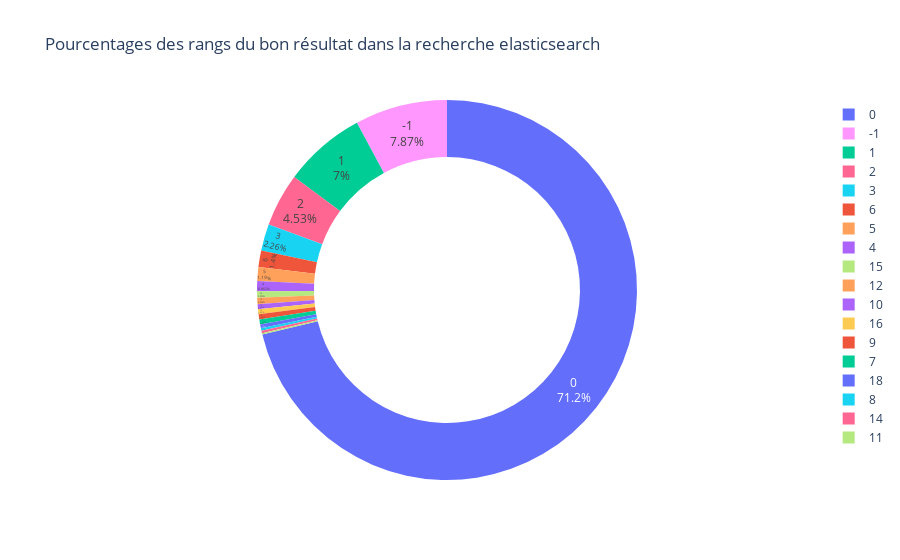

The code cell stored with this chart in its notebook:
### Code cell
fig = px.pie(
    df_test,
    names=rank_columns[-1],
    hole=0.7,
    color=rank_columns[-1],
    title="Pourcentages des rangs du bon résultat dans la recherche elasticsearch",
)
fig.update_traces(textposition="inside", textinfo="percent+label")
fig.show()
plotly.offline.plot(fig, filename=f"../../output/plots/pie_{SEARCH_VERSION}.html")

### Figure 1 — Plotly figure (JSON) as saved in the notebook; plotly's stock layout.template omitted (floating-point values rounded to 4 significant figures; data arrays with more than 128 entries replaced by an {"elided": "..."} marker saying what was removed)
{"data": [{"customdata": {"elided": "928x1 int values"}, "domain": {"x": [0, 1], "y": [0, 1]}, "hole": 0.7, "hovertemplate": "rank_elastic_2.1=%{customdata[0]}<extra></extra>", "labels": {"elided": "928 int values"}, "legendgroup": "", "marker": {"colors": {"elided": "928 str values"}}, "name": "", "showlegend": true, "textinfo": "percent+label", "textposition": "inside", "type": "pie"}], "layout": {"autosize": true, "legend": {"tracegroupgap": 0}, "title": {"text": "Pourcentages des rangs du bon résultat dans la recherche elasticsearch"}}}
